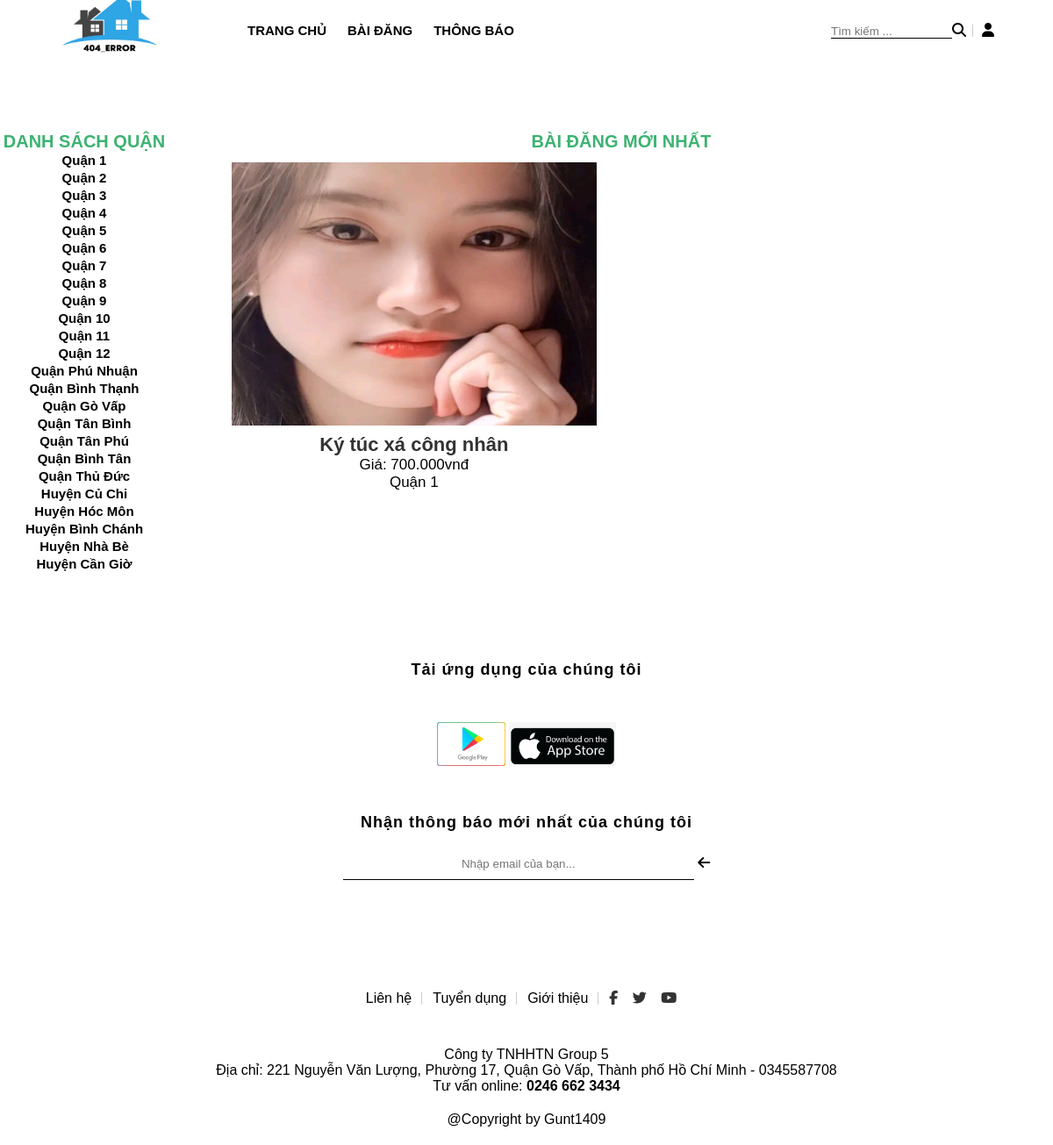
Screenshot of /baidang.php?quanly=fullbaidang with the database file from the repository.
### tables this page shows
CREATE TABLE `tb_danhmucquan` (
  `id_quan` int(11) NOT NULL,
  `tenquan` varchar(30) NOT NULL
);

CREATE TABLE `tb_baidang` (
  `id_baidang` int(11) NOT NULL,
  `id_quan` int(100) NOT NULL,
  `tenbaidang` varchar(100) NOT NULL,
  `ngaydang` varchar(100) NOT NULL,
  `noidung` longtext NOT NULL,
  `hinhanh` varchar(300) NOT NULL,
  `sophong` int(100) NOT NULL,
  `tongsogiuong` int(100) NOT NULL,
  `gia` varchar(100) NOT NULL,
  `tinhtrang` int(100) NOT NULL,
  `phongtrong` varchar(300) NOT NULL,
  `giuongtrong` varchar(300) NOT NULL
);

### pages/main/indexmain.php (the view)
<?php
     $sql_pro = "SELECT * FROM tb_baidang,tb_danhmucquan WHERE tb_baidang.id_quan=tb_danhmucquan.id_quan ORDER BY tb_baidang.id_baidang DESC LIMIT 10";
     $query_pro = mysqli_query($mysqli,$sql_pro);
?>
<p style="text-align: center; font-size: 20px;"> <b style="color:mediumseagreen">BÀI ĐĂNG MỚI NHẤT </b> </p>
<?php
       while($row = mysqli_fetch_array($query_pro)){
?>
                    <div class="cartegory-right-content">
                        <a href="baidang.php?quanly=chitietbaidang&id=<?php echo $row['id_baidang'] ?>">
                          <img src="admin/pageadmin/quanlybaidang/uploads/<?php echo $row['hinhanh'] ?>" alt="">
                          <h1><?php  echo $row['tenbaidang'] ?></h1>
                          <p>Giá: <?php echo number_format($row['gia'],0,',','.').'vnđ' ?>  </p>
                          <p> <?php echo $row['tenquan'] ?> </p>
                        </a>
                    </div>
<?php
   }
?>

### baidang.php (shortened to what this page needs)
<!DOCTYPE html>
<html lang="en">
<head>
    <link rel="stylesheet" href="style.css">
</head>
<body>
      <?php
            include("pages/header.php");
            include("pages/main.php");
            include("pages/footer.php");
      ?>
</body>
</html>

### pages/header.php
<header>
        <div class="logo">
            <img style="width: 150px; height:90px" src="img/lg.png">
        </div>
        <div class="menu">
            <li><a href="index.php">TRANG CHỦ</a></li>
            <li><a href="baidang.php?quanly=fullbaidang">BÀI ĐĂNG</a></li>
            <li><a href="baidang.php?quanly=thongbao">THÔNG BÁO</a></li>
        </div>
        <form class="others" action="baidang.php?quanly=search" method="POST">
            <li><input placeholder="Tìm kiếm ..." type="text" name="keyword"> <i class="fas fa-search"></i> </li>
            <li><a class="fa fa-user" href="login.php"></a></li>
        </form>
    </header>

### pages/main.php (shortened to what this page needs)
<div class="cartegory">
        <div class="container">
            <div class="row">
                <?php
                    include("sidebar/sidebar.php");
                ?>
                <div class="cartegory-right">
                <?php
                    if(isset($_GET['quanly'])){
                        $tam = $_GET['quanly'];
                    }else{
                        $tam = '';
                    }
                    if($tam == 'fullbaidang'){
                        include('main/indexmain.php');
                    }elseif($tam == 'danhmucquan'){
                        include('main/danhmucquan.php');
                    }
                    elseif($tam == 'chitietbaidang'){
                        include('main/chitietbaidang.php');
                    }
                    elseif($tam == 'search'){
                        include('main/search.php');
                    }
                    elseif($tam == 'thongbao'){
                        include('main/thongbao.php');
                    }
                ?>
                </div>
            </div>
        </div>
    </div>

### pages/sidebar/sidebar.php
<div class="cartegory-left">
                    <li class="cartegory-left-li"> <a href=""> <b style="color:mediumseagreen">DANH SÁCH QUẬN</b> </a> </li>
                    <ul class="list_cartegory">
                        <?php
                            $sql_danhmucquan = "SELECT * FROM tb_danhmucquan ORDER BY id_quan ASC";
                            $query_danhmucquan = mysqli_query($mysqli,$sql_danhmucquan);
                            while($row=mysqli_fetch_array($query_danhmucquan)){
                        ?>
                        <li><a  href="baidang.php?quanly=danhmucquan&id=<?php echo $row['id_quan'] ?>"> <?php echo $row['tenquan'] ?> </a></li>
                        <?php
                            }
                        ?>
                    </ul>
                </div>

### pages/footer.php
<section class="app-container">
        <p>Tải ứng dụng của chúng tôi</p>
        <div class="app-google">
            <img src="img/ggplay.png" alt="">
            <img src="img/appstoren.png" alt="">
        </div>
        <p> Nhận thông báo mới nhất của chúng tôi</p>
        <input type="text" placeholder="Nhập email của bạn...">
        <i class="fas fa-arrow-left"></i>
</section>
<div class="footer-top">
        <li><a href=""></a>Liên hệ</li>
        <li><a href=""></a>Tuyển dụng</li>
        <li><a href=""></a>Giới thiệu</li>
        <li>
            <a href="" class="fab fa-facebook-f"></a>
            <a href="" class="fab fa-twitter"></a>
            <a href="" class="fab fa-youtube"></a>
        </li>
    </div>
    <div class="footer-center">
        <p>
            Công ty TNHHTN Group 5 <br>
            Địa chỉ: 221 Nguyễn Văn Lượng, Phường 17, Quận Gò Vấp, Thành phố Hồ Chí Minh - 0345587708 <br>
            Tư vấn online: <b>0246 662 3434</b>
        </p>
    </div>
    <div class="footer-bottom">
        @Copyright by Gunt1409
    </div>

### style.css (style rules this page uses)
* { margin: 0; padding: 0; box-sizing: border-box; font-family: Arial, Helvetica, sans-serif; }
li { list-style: none; }
a { text-decoration: none; color: black; }
header { display: flex; justify-content: space-between; padding: 12px 50px; height: 70px; align-items: center; position: fixed; top: 0; left: 0; width: 100%; z-index: 1; background: rgba(255, 255, 255, 0.3) ; }
.logo { flex: 1; }
.menu { flex: 3; display: flex; }
.menu > li { padding: 0 12px; position: relative; }
.menu > li a { font-size: 15px; font-weight: bold!important; display: block; line-height: 20px; }
.others { flex: 1; display: flex; }
.others > li { padding: 0 12px; margin: 0 5px; position: relative; }
.others li i { margin-right: 20px; }
.others > li::after { content: ""; display: block; width: 1px; height: 80%; background: #cccccc; position: absolute; right: -12px; top: 50%; transform: translateY(-50%); }
.others li:last-child::after { display: none; }
.others > li:first-child { position: relative; }
.others > li:first-child input { width: 100%; border: none; border-bottom: 1px solid #000; }
.others > li:first-child i { position: absolute; }
.app-container { text-align: center; align-items: center; padding: 100px 0 100px 0; }
.app-google { margin: 50px; }
.app-google img { height: 50px; cursor: pointer; }
.app-container p { line-height: 20px; letter-spacing: 1px; font-size: 18px; color: #000; font-weight: bold; }
.app-container input { margin-top: 30px; border: none; border-bottom: 1px solid #000; padding-bottom: 10px; width: 400px; text-align: center; outline: none; }
.footer-top { display: flex; text-align: center; justify-content: center; align-items: center; margin-bottom: 20px; height: 70px; }
.footer-top li { padding: 0 12px; position: relative; }
.footer-top li::after { content: ""; display: block; width: 1px; height: 80%; background: #cccccc; position: absolute; right: 0; top: 50%; transform: translateY(-50%); }
.footer-top li:last-child::after { display: none; }
.footer-top li:last-child a { margin-right: 12px; color: #333; }
.footer-center { text-align: center; }
.footer-bottom { margin: 20px; text-align: center; }
.cartegory { padding: 100px 0 0; float: left; width: 100%; }
.cartegory-left { border: 1px solid none; height: auto; width:16%; margin-top: 50px; float: left; }
.cartegory-left-li { text-align: center; color: #000; font-size: 20px; }
.list_cartegory { text-align: center; }
.list_cartegory > li { padding: 0 12px; position: relative; }
.list_cartegory > li a { font-size: 15px; font-weight: bold!important; display: block; line-height: 20px; }
.cartegory-right { border: 1px solid none; width: 82%; height: auto; float: right; margin-top: 50px; margin-left: 10px; }
.cartegory-right-content { width: 48%; text-align: center; padding: 12px 0; float: left; margin-left: 2%; }
.cartegory-right-content h1 { font-size: 22px; font-family: var(--main-text-font); margin-top: 5px; color: #333333; }
.cartegory-right-content img { width: 88%; height: 300px; }
.cartegory-right-content p { font-size: 17px; }
.row { width: 100%; height: auto; }

### rows the page displays
tb_danhmucquan: tenquan "Quận 1"
tb_danhmucquan: tenquan "Quận 2"
tb_danhmucquan: tenquan "Quận 3"
tb_danhmucquan: tenquan "Quận 4"
tb_danhmucquan: tenquan "Quận 5"
tb_danhmucquan: tenquan "Quận 6"
tb_danhmucquan: tenquan "Quận 7"
tb_danhmucquan: tenquan "Quận 8"
tb_danhmucquan: tenquan "Quận 9"
tb_danhmucquan: tenquan "Quận 10"
tb_danhmucquan: tenquan "Quận 11"
tb_danhmucquan: tenquan "Quận 12"
tb_danhmucquan: tenquan "Quận Phú Nhuận"
tb_danhmucquan: tenquan "Quận Bình Thạnh"
tb_danhmucquan: tenquan "Quận Gò Vấp"
tb_danhmucquan: tenquan "Quận Tân Bình"
tb_danhmucquan: tenquan "Quận Tân Phú"
tb_danhmucquan: tenquan "Quận Bình Tân"
tb_danhmucquan: tenquan "Quận Thủ Đức"
tb_danhmucquan: tenquan "Huyện Củ Chi"
tb_danhmucquan: tenquan "Huyện Hóc Môn"
tb_danhmucquan: tenquan "Huyện Bình Chánh"
tb_danhmucquan: tenquan "Huyện Nhà Bè"
tb_danhmucquan: tenquan "Huyện Cần Giờ"
tb_baidang: hinhanh (picture), tenbaidang "Ký túc xá công nhân", gia "700.000", id_quan.tenquan "Quận 1"
